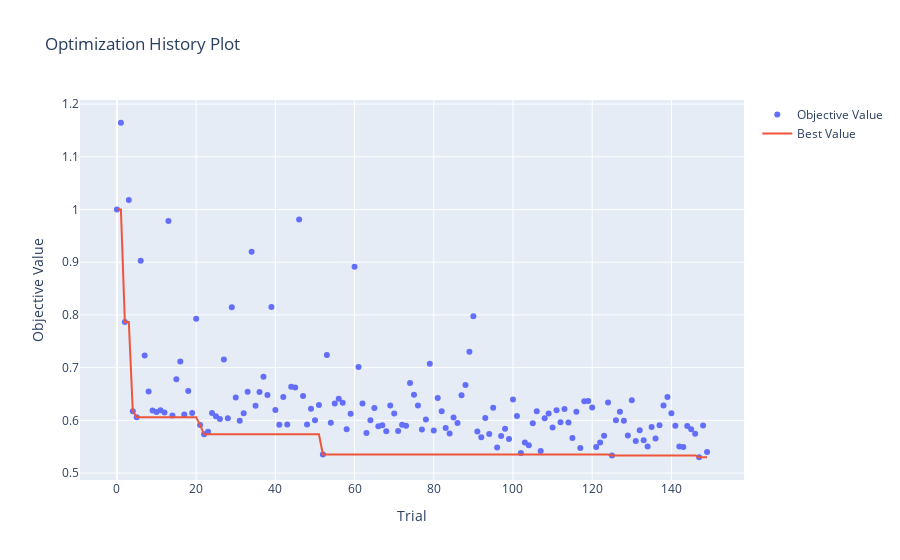

Write notebook code for a chart like this one.
### Code cell
from optuna.visualization import plot_optimization_history, plot_param_importances

plot_optimization_history(study)

### Figure 1 — Plotly figure (JSON) as saved in the notebook; plotly's stock layout.template omitted (floating-point values rounded to 4 significant figures; data arrays with more than 128 entries replaced by an {"elided": "..."} marker saying what was removed)
{"data": [{"mode": "markers", "name": "Objective Value", "type": "scatter", "x": {"elided": "150 int values"}, "y": {"elided": "150 float values"}}, {"mode": "lines", "name": "Best Value", "type": "scatter", "x": {"elided": "150 int values"}, "y": {"elided": "150 float values"}}, {"marker": {"color": "#cccccc"}, "mode": "markers", "name": "Infeasible Trial", "showlegend": false, "type": "scatter", "x": [], "y": []}], "layout": {"title": {"text": "Optimization History Plot"}, "xaxis": {"title": {"text": "Trial"}}, "yaxis": {"title": {"text": "Objective Value"}}}}
